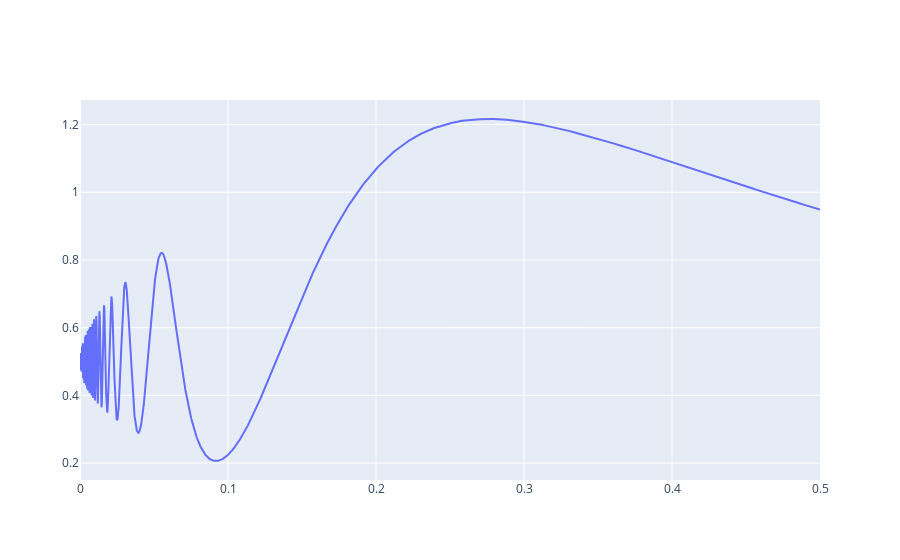

Source (notebook cell):
### Code cell
taus_pl = []
taus = np.linspace(0, 0.5, 5000)

fig = go.Figure()

for tau in taus:
    taus_pl.append(psi(0, tau))

fig.add_trace(go.Scatter(x=taus, y=taus_pl))
fig.show()

### Figure 1 — Plotly figure (JSON) as saved in the notebook; plotly's stock layout.template omitted (floating-point values rounded to 4 significant figures; data arrays with more than 128 entries replaced by an {"elided": "..."} marker saying what was removed)
{"data": [{"type": "scatter", "x": {"elided": "5000 float values"}, "y": {"elided": "5000 float values"}}], "layout": {}}
